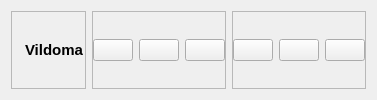
        <widget class="QWidget" name="headerContainer" native="true">
         <layout class="QHBoxLayout" name="horizontalLayout_5">
          <item alignment="Qt::AlignLeft">
           <widget class="QFrame" name="frame_5">
            <property name="frameShape">
             <enum>QFrame::StyledPanel</enum>
            </property>
            <property name="frameShadow">
             <enum>QFrame::Raised</enum>
            </property>
            <layout class="QHBoxLayout" name="horizontalLayout_7">
             <property name="spacing">
              <number>6</number>
             </property>
             <property name="leftMargin">
              <number>0</number>
             </property>
             <property name="topMargin">
              <number>0</number>
             </property>
             <property name="rightMargin">
              <number>0</number>
             </property>
             <property name="bottomMargin">
              <number>0</number>
             </property>
             <item>
              <widget class="QLabel" name="label_5">
               <property name="maximumSize">
                <size>
                 <width>30</width>
                 <height>30</height>
                </size>
               </property>
               <property name="text">
                <string/>
               </property>
               <property name="pixmap">
                <pixmap>:/images/vildoma.png</pixmap>
               </property>
               <property name="scaledContents">
                <bool>true</bool>
               </property>
              </widget>
             </item>
             <item>
              <widget class="QLabel" name="label_6">
               <property name="font">
                <font>
                 <pointsize>11</pointsize>
                 <weight>75</weight>
                 <bold>true</bold>
                </font>
               </property>
               <property name="text">
                <string>Vildoma</string>
               </property>
              </widget>
             </item>
            </layout>
           </widget>
          </item>
          <item alignment="Qt::AlignHCenter">
           <widget class="QFrame" name="frame_6">
            <property name="frameShape">
             <enum>QFrame::StyledPanel</enum>
            </property>
            <property name="frameShadow">
             <enum>QFrame::Raised</enum>
            </property>
            <layout class="QHBoxLayout" name="horizontalLayout_6">
             <property name="spacing">
              <number>6</number>
             </property>
             <property name="leftMargin">
              <number>0</number>
             </property>
             <property name="topMargin">
              <number>0</number>
             </property>
             <property name="rightMargin">
              <number>0</number>
             </property>
             <property name="bottomMargin">
              <number>0</number>
             </property>
             <item>
              <widget class="QPushButton" name="notificationBtn">
               <property name="text">
                <string/>
               </property>
               <property name="icon">
                <iconset resource="QSS/QSS_Resources.qrc">
                 <normaloff>:/icons/Icons/bell.png</normaloff>:/icons/Icons/bell.png</iconset>
               </property>
               <property name="iconSize">
                <size>
                 <width>24</width>
                 <height>24</height>
                </size>
               </property>
              </widget>
             </item>
             <item>
              <widget class="QPushButton" name="moreMenuBtn">
               <property name="toolTip">
                <string>More</string>
               </property>
               <property name="text">
                <string/>
               </property>
               <property name="icon">
                <iconset resource="QSS/QSS_Resources.qrc">
                 <normaloff>:/icons/Icons/more-horizontal_focus.png</normaloff>:/icons/Icons/more-horizontal_focus.png</iconset>
               </property>
               <property name="iconSize">
                <size>
                 <width>24</width>
                 <height>24</height>
                </size>
               </property>
              </widget>
             </item>
             <item>
              <widget class="QPushButton" name="profileMenuBtn">
               <property name="toolTip">
                <string>Profile</string>
               </property>
               <property name="text">
                <string/>
               </property>
               <property name="icon">
                <iconset resource="QSS/QSS_Resources.qrc">
                 <normaloff>:/icons/Icons/user.png</normaloff>:/icons/Icons/user.png</iconset>
               </property>
               <property name="iconSize">
                <size>
                 <width>24</width>
                 <height>24</height>
                </size>
               </property>
              </widget>
             </item>
            </layout>
           </widget>
          </item>
          <item alignment="Qt::AlignRight">
           <widget class="QFrame" name="frame_7">
            <property name="frameShape">
             <enum>QFrame::StyledPanel</enum>
            </property>
            <property name="frameShadow">
             <enum>QFrame::Raised</enum>
            </property>
            <layout class="QHBoxLayout" name="horizontalLayout_4">
             <property name="spacing">
              <number>6</number>
             </property>
             <property name="leftMargin">
              <number>0</number>
             </property>
             <property name="topMargin">
              <number>0</number>
             </property>
             <property name="rightMargin">
              <number>0</number>
             </property>
             <property name="bottomMargin">
              <number>0</number>
             </property>
             <item>
              <widget class="QPushButton" name="minimizeBtn">
               <property name="toolTip">
                <string>Minimize Window</string>
               </property>
               <property name="text">
                <string/>
               </property>
               <property name="icon">
                <iconset resource="QSS/QSS_Resources.qrc">
                 <normaloff>:/icons/Icons/minus.png</normaloff>:/icons/Icons/minus.png</iconset>
               </property>
              </widget>
             </item>
             <item>
              <widget class="QPushButton" name="restoreBtn">
               <property name="toolTip">
                <string>Restore Window</string>
               </property>
               <property name="text">
                <string/>
               </property>
               <property name="icon">
                <iconset resource="QSS/QSS_Resources.qrc">
                 <normaloff>:/icons/Icons/square.png</normaloff>:/icons/Icons/square.png</iconset>
               </property>
              </widget>
             </item>
             <item>
              <widget class="QPushButton" name="closeBtn">
               <property name="toolTip">
                <string>Close Window</string>
               </property>
               <property name="text">
                <string/>
               </property>
               <property name="icon">
                <iconset resource="QSS/QSS_Resources.qrc">
                 <normaloff>:/icons/Icons/x.png</normaloff>:/icons/Icons/x.png</iconset>
               </property>
              </widget>
             </item>
            </layout>
           </widget>
          </item>
         </layout>
        </widget>
